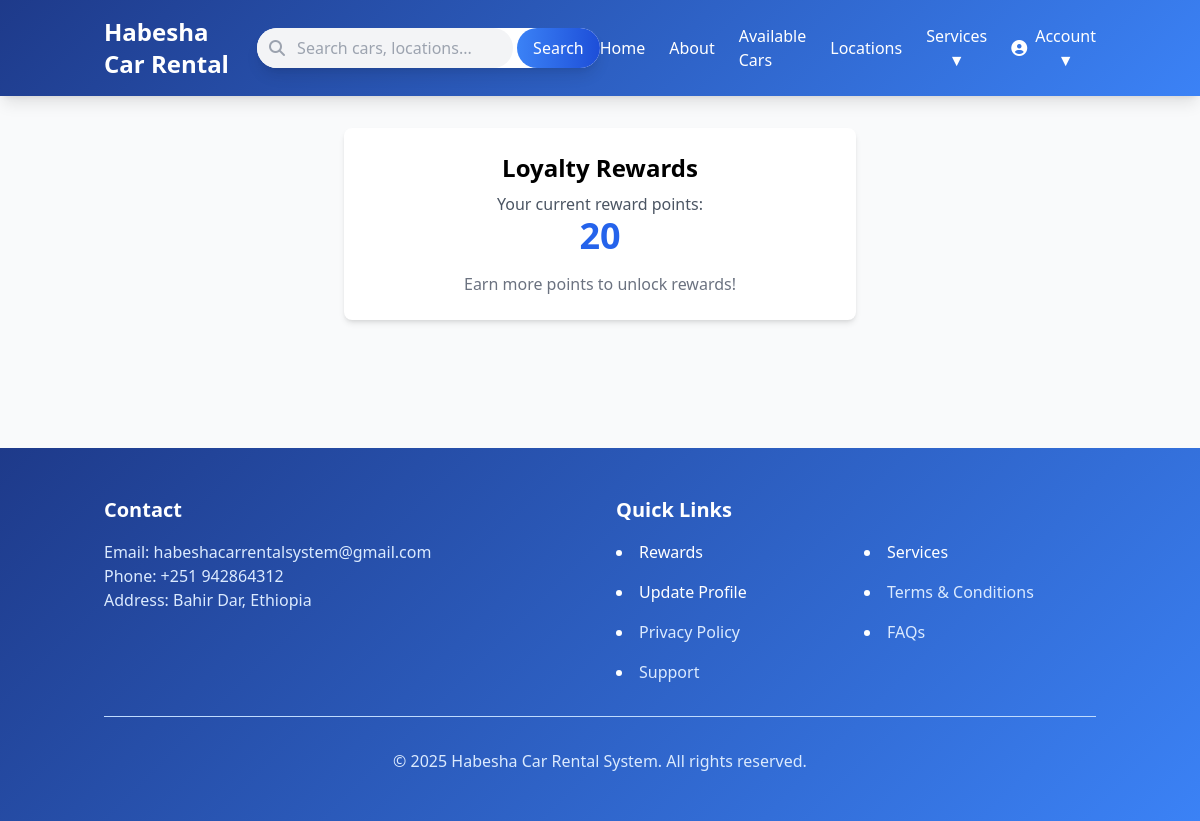
The page /rewards/ (signed in) on the database as committed earlier.
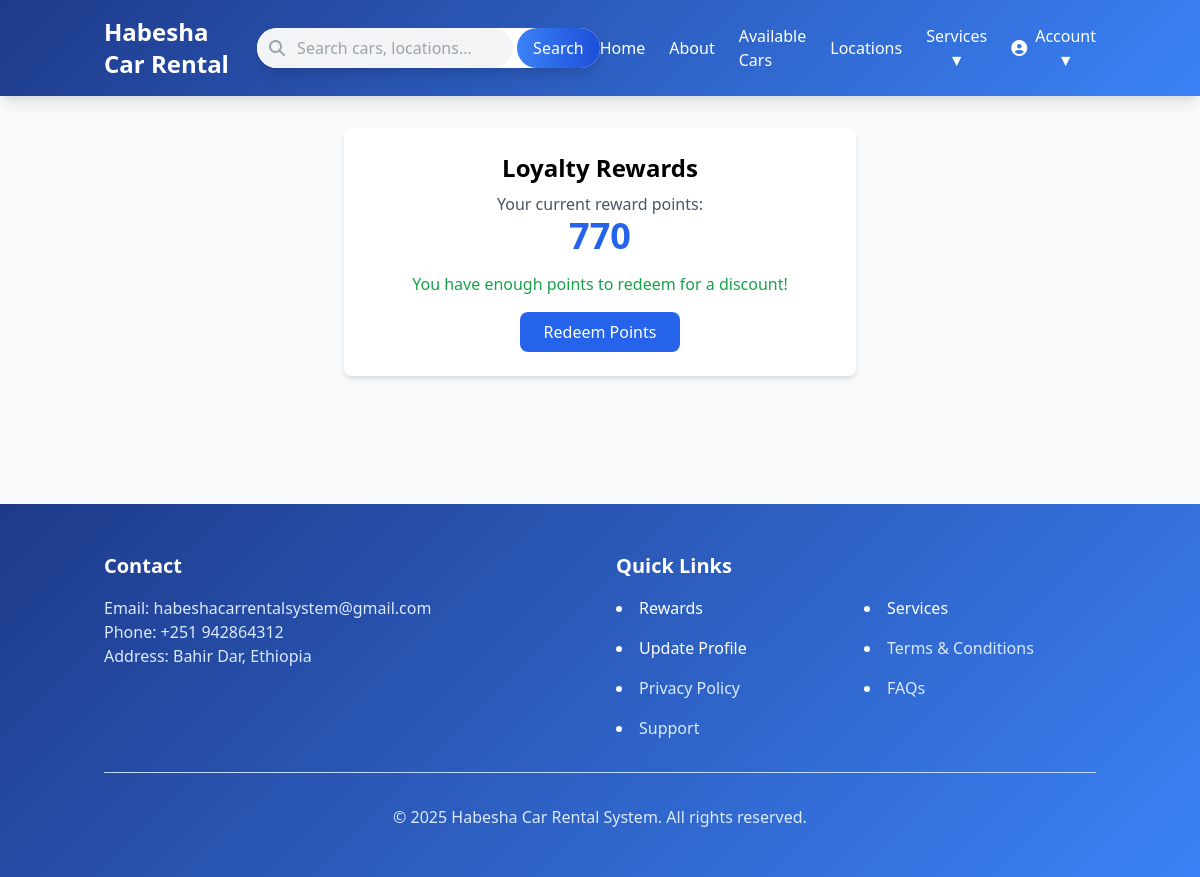
The same page on the database as committed later.
### rental/models.py (models this page shows, shortened)
class Reward(models.Model):
    user = models.OneToOneField(User, on_delete=models.CASCADE)
    points = models.PositiveIntegerField(default=0)
    discount_available = models.DecimalField(max_digits=10,decimal_places=2,default=0.00)

### rental/views.py (the view)
# urls.py: path('rewards/', views.user_rewards, name='user_rewards'),
@login_required
def user_rewards(request):
    reward,created = Reward.objects.get_or_create(user=request.user)
    return render(request,"rental/user_rewards.html",{'reward':reward})

### rental/models.py (called while the page is built)
    def is_complete(self):
        return all([
            self.phone_number,
            self.address,
            self.id_front_image,
            self.id_back_image,
            self.extracted_name,
        ])

### rental/templates/rental/user_rewards.html
{% extends 'rental/base.html' %}
{% block content %}
    <div class="max-w-lg mx-auto bg-white p-6 rounded-lg shadow-md text-center">
        <h2 class="text-2xl font-bold">Loyalty Rewards</h2>
        <p class="text-gray-600 mt-2">Your current reward points:</p>
        <span class="text-blue-600 text-4xl font-bold">{{ reward.points }}</span>
         {% if reward.points|add:0 >= 100 %}
        <p class="text-green-600 mt-4"> You have enough points to redeem for a discount!</p>
        <a href="{% url 'redeem_rewards' %}"
        class="btn-primary mt-4 inline-block px-6 py-2 text-white bg-blue-600 rounded-lg hover:bg-blue-700 transition">
        Redeem Points</a>
        {% else %}
        <p class="text-gray-500 mt-4">Earn more points to unlock rewards!</p>
        {% endif %}
    </div>
{% endblock content %}

Rows that differ between the two databases and show on the page:
changed Reward: points "20" → "770"
Other text that changed with them:
text no longer shown: "Earn more points to unlock rewards!"
text now shown: "You have enough points to redeem for a discount! Redeem Points"
